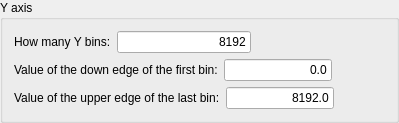
      <widget class="Q3ButtonGroup" name="buttonGroup12">
       <property name="title">
        <string>Y axis</string>
       </property>
       <layout class="QVBoxLayout">
        <item>
         <layout class="QHBoxLayout">
          <item>
           <widget class="QLabel" name="textLabel1_3_3">
            <property name="text">
             <string>How many Y bins:</string>
            </property>
            <property name="wordWrap">
             <bool>false</bool>
            </property>
           </widget>
          </item>
          <item>
           <widget class="QLineEdit" name="lineEdit_bins_y">
            <property name="enabled">
             <bool>true</bool>
            </property>
            <property name="text">
             <string>8192</string>
            </property>
            <property name="maxLength">
             <number>8</number>
            </property>
            <property name="alignment">
             <set>Qt::AlignRight</set>
            </property>
           </widget>
          </item>
          <item>
           <spacer name="spacer26">
            <property name="orientation">
             <enum>Qt::Horizontal</enum>
            </property>
            <property name="sizeType">
             <enum>QSizePolicy::Expanding</enum>
            </property>
            <property name="sizeHint" stdset="0">
             <size>
              <width>91</width>
              <height>20</height>
             </size>
            </property>
           </spacer>
          </item>
         </layout>
        </item>
        <item>
         <layout class="QHBoxLayout">
          <item>
           <widget class="QLabel" name="textLabel1_2_3_2">
            <property name="text">
             <string>Value of the down edge of the first bin:</string>
            </property>
            <property name="alignment">
             <set>Qt::AlignVCenter</set>
            </property>
            <property name="wordWrap">
             <bool>false</bool>
            </property>
           </widget>
          </item>
          <item>
           <widget class="QLineEdit" name="lineEdit_first_bin_y">
            <property name="text">
             <string>0.0</string>
            </property>
            <property name="maxLength">
             <number>8</number>
            </property>
            <property name="alignment">
             <set>Qt::AlignRight</set>
            </property>
           </widget>
          </item>
          <item>
           <spacer name="spacer27_2">
            <property name="orientation">
             <enum>Qt::Horizontal</enum>
            </property>
            <property name="sizeType">
             <enum>QSizePolicy::Expanding</enum>
            </property>
            <property name="sizeHint" stdset="0">
             <size>
              <width>41</width>
              <height>20</height>
             </size>
            </property>
           </spacer>
          </item>
         </layout>
        </item>
        <item>
         <layout class="QHBoxLayout">
          <item>
           <widget class="QLabel" name="textLabel1_2_2_2_2">
            <property name="text">
             <string>Value of the upper edge of the last bin:</string>
            </property>
            <property name="alignment">
             <set>Qt::AlignVCenter</set>
            </property>
            <property name="wordWrap">
             <bool>false</bool>
            </property>
           </widget>
          </item>
          <item>
           <widget class="QLineEdit" name="lineEdit_last_bin_y">
            <property name="text">
             <string>8192.0</string>
            </property>
            <property name="alignment">
             <set>Qt::AlignRight</set>
            </property>
           </widget>
          </item>
          <item>
           <spacer name="spacer28_2">
            <property name="orientation">
             <enum>Qt::Horizontal</enum>
            </property>
            <property name="sizeType">
             <enum>QSizePolicy::Expanding</enum>
            </property>
            <property name="sizeHint" stdset="0">
             <size>
              <width>51</width>
              <height>21</height>
             </size>
            </property>
           </spacer>
          </item>
         </layout>
        </item>
       </layout>
      </widget>
